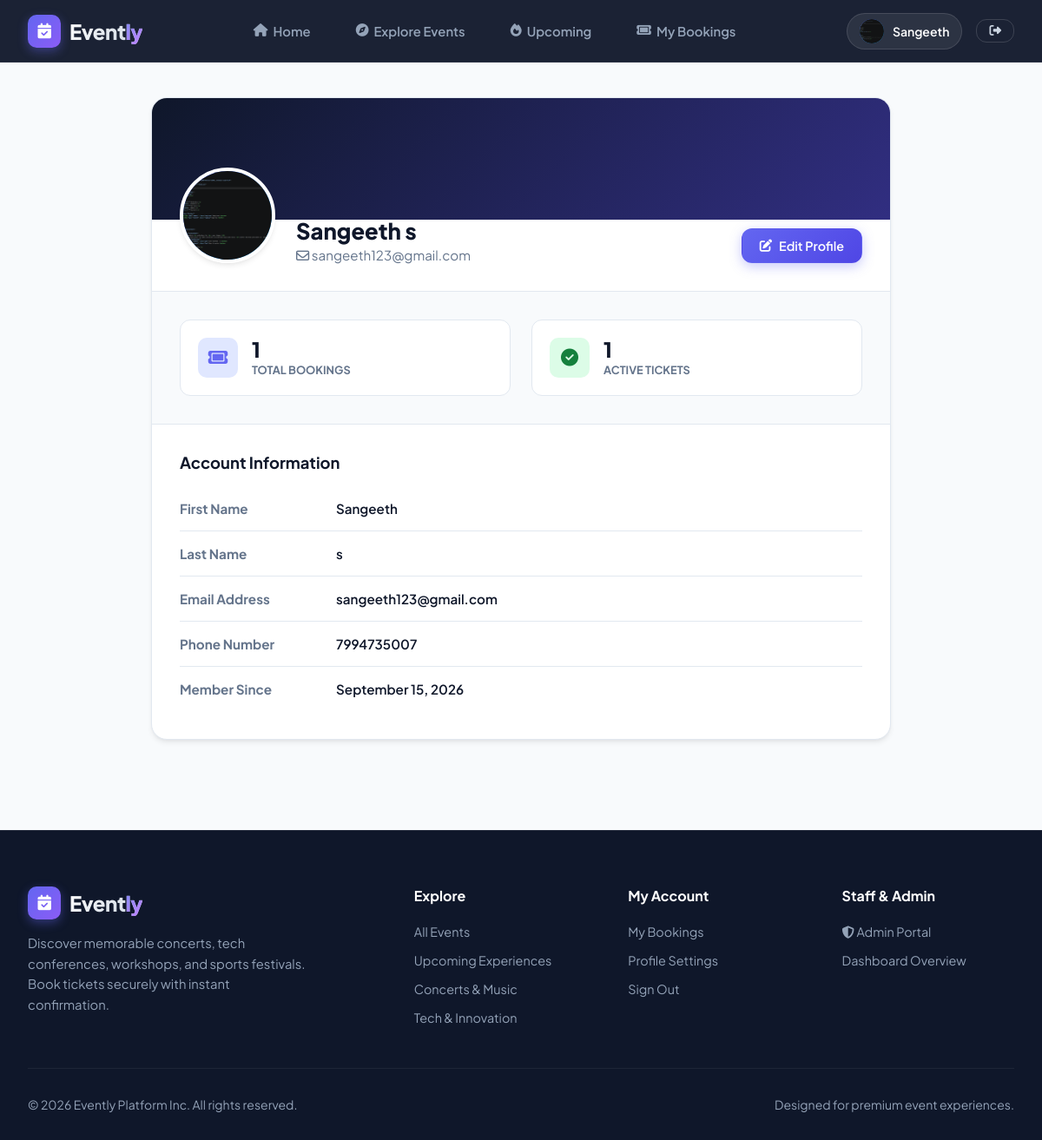
Screenshot of /profile/ (signed in) with the database file from the repository.
### customer/models.py (models this page shows)
class UserProfile(models.Model):
    user=models.OneToOneField(User,on_delete=models.CASCADE)
    phone=models.CharField(max_length=15,blank=True)
    profile_picture=models.ImageField(upload_to='profile_pictures/',blank=True,null=True)

### customer/views.py (the view)
# urls.py: path('profile/', views.profile, name='profile'),
@login_required
def profile(request):
    user = request.user
    user_profile, _ = UserProfile.objects.get_or_create(user=user)
    bookings_count = Booking.objects.filter(user=user).count()
    active_bookings_count = Booking.objects.filter(user=user, status='Confirmed').count()
    return render(
        request,
        'profile.html',
        {
            'user': user,
            'profile': user_profile,
            'bookings_count': bookings_count,
            'active_bookings_count': active_bookings_count,
        }
    )

### customer/templates/profile.html (shortened to what this page needs)
{% extends 'base.html' %}
{% block content %}
<div class="profile-container">
    <div class="profile-card">
        <div class="profile-cover"></div>
        <div class="profile-header-content">
            <div class="profile-avatar-wrapper">
                {% if profile.profile_picture %}
                    <img src="{{ profile.profile_picture.url }}" alt="{{ user.first_name }}" class="profile-avatar-lg">
                {% else %}
                    <div class="profile-avatar-lg">{{ user.first_name|default:user.username|make_list|first|upper }}</div>
                {% endif %}
                <div class="profile-name-block">
                    <h2>{{ user.first_name }} {{ user.last_name }}</h2>
                    <p><i class="fa-regular fa-envelope"></i> {{ user.email }}</p>
                </div>
            </div>
            <a href="{% url 'edit_profile' %}" class="btn btn-primary">
                <i class="fa-solid fa-pen-to-square"></i> Edit Profile
            </a>
        </div>
        <div class="profile-stats-grid">
            <div class="stat-box">
                <div class="stat-icon"><i class="fa-solid fa-ticket"></i></div>
                <div class="stat-info">
                    <div class="count">{{ bookings_count }}</div>
                    <div class="label">Total Bookings</div>
                </div>
            </div>
            <div class="stat-box">
                <div class="stat-icon" style="background: #dcfce7; color: #15803d;"><i class="fa-solid fa-circle-check"></i></div>
                <div class="stat-info">
                    <div class="count">{{ active_bookings_count }}</div>
                    <div class="label">Active Tickets</div>
                </div>
            </div>
        </div>
        <div class="profile-details-section">
            <h3 style="font-size: 1.15rem; font-weight: 700; margin-bottom: 1rem; color: var(--dark);">Account Information</h3>
            <div class="detail-row">
                <div class="detail-label">First Name</div>
                <div class="detail-val">{{ user.first_name|default:"Not specified" }}</div>
            </div>
            <div class="detail-row">
                <div class="detail-label">Last Name</div>
                <div class="detail-val">{{ user.last_name|default:"Not specified" }}</div>
            </div>
            <div class="detail-row">
                <div class="detail-label">Email Address</div>
                <div class="detail-val">{{ user.email }}</div>
            </div>
            <div class="detail-row">
                <div class="detail-label">Phone Number</div>
                <div class="detail-val">{{ profile.phone|default:"Not specified" }}</div>
            </div>
            <div class="detail-row">
                <div class="detail-label">Member Since</div>
                <div class="detail-val">{{ user.date_joined|date:"F d, Y" }}</div>
            </div>
        </div>
    </div>
</div>
{% endblock %}

### customer/templates/base.html (shortened to what this page needs)
<!DOCTYPE html>
<html lang="en">
<head>
    <link rel="stylesheet" href="https://cdnjs.cloudflare.com/ajax/libs/font-awesome/6.5.1/css/all.min.css">
</head>
<body>
    <header class="navbar">
        <div class="nav-container">
            <a href="{% url 'home' %}" class="brand-logo">
                <div class="logo-icon"><i class="fa-solid fa-calendar-check"></i></div>
                <span>Event<span class="accent">ly</span></span>
            </a>
            <ul class="nav-menu">
                <li><a href="{% url 'home' %}" class="nav-link"><i class="fa-solid fa-house"></i> Home</a></li>
                <li><a href="{% url 'events' %}" class="nav-link"><i class="fa-solid fa-compass"></i> Explore Events</a></li>
                <li><a href="{% url 'upcoming_events' %}" class="nav-link"><i class="fa-solid fa-fire"></i> Upcoming</a></li>
                {% if user.is_authenticated %}
                    <li><a href="{% url 'my_bookings' %}" class="nav-link"><i class="fa-solid fa-ticket"></i> My Bookings</a></li>
                {% endif %}
            </ul>
            <div class="nav-actions">
                {% if user.is_authenticated %}
                    <a href="{% url 'profile' %}" class="user-dropdown-btn">
                        {% if user.userprofile.profile_picture %}
                            <img src="{{ user.userprofile.profile_picture.url }}" alt="{{ user.first_name }}" class="user-avatar-sm">
                        {% else %}
                            <div class="user-avatar-sm">{{ user.first_name|default:user.username|make_list|first|upper }}</div>
                        {% endif %}
                        <span>{{ user.first_name|default:user.username }}</span>
                    </a>
                    <a href="{% url 'logout' %}" class="btn btn-outline" style="padding: 6px 14px; font-size: 0.85rem;" title="Logout">
                        <i class="fa-solid fa-right-from-bracket"></i>
                    </a>
                {% else %}
                    <a href="{% url 'login' %}" class="btn btn-outline">Sign In</a>
                    <a href="{% url 'register' %}" class="btn btn-primary">Sign Up</a>
                {% endif %}
            </div>
        </div>
    </header>
    <main>
        {% block content %}{% endblock %}
    </main>
    <footer>
        <div class="footer-container">
            <div class="footer-brand">
                <a href="{% url 'home' %}" class="brand-logo">
                    <div class="logo-icon"><i class="fa-solid fa-calendar-check"></i></div>
                    <span>Event<span class="accent">ly</span></span>
                </a>
                <p>Discover memorable concerts, tech conferences, workshops, and sports festivals. Book tickets securely with instant confirmation.</p>
            </div>
            <div class="footer-col">
                <h4>Explore</h4>
                <ul class="footer-links">
                    <li><a href="{% url 'events' %}">All Events</a></li>
                    <li><a href="{% url 'upcoming_events' %}">Upcoming Experiences</a></li>
                    <li><a href="{% url 'events' %}?category=Music">Concerts & Music</a></li>
                    <li><a href="{% url 'events' %}?category=Tech">Tech & Innovation</a></li>
                </ul>
            </div>
            <div class="footer-col">
                <h4>My Account</h4>
                <ul class="footer-links">
                    {% if user.is_authenticated %}
                        <li><a href="{% url 'my_bookings' %}">My Bookings</a></li>
                        <li><a href="{% url 'profile' %}">Profile Settings</a></li>
                        <li><a href="{% url 'logout' %}">Sign Out</a></li>
                    {% else %}
                        <li><a href="{% url 'login' %}">Sign In</a></li>
                        <li><a href="{% url 'register' %}">Create Account</a></li>
                    {% endif %}
                </ul>
            </div>
            <div class="footer-col">
                <h4>Staff & Admin</h4>
                <ul class="footer-links">
                    <li><a href="{% url 'admin_login' %}"><i class="fa-solid fa-shield-halved"></i> Admin Portal</a></li>
                    <li><a href="{% url 'admin_dashboard' %}">Dashboard Overview</a></li>
                </ul>
            </div>
        </div>
        <div class="footer-bottom">
            <p>&copy; 2026 Evently Platform Inc. All rights reserved.</p>
            <p>Designed for premium event experiences.</p>
        </div>
    </footer>
</body>
</html>

### customer/templates/profile.html (style rules this page uses)
.profile-container { max-width: 900px; margin: 2.5rem auto; padding: 0 1.5rem; }
.profile-card { background: white; border-radius: var(--radius-lg); border: 1px solid var(--border); box-shadow: var(--shadow-md); overflow: hidden; }
.profile-cover { height: 140px; background: linear-gradient(135deg, #0f172a 0%, #312e81 100%); }
.profile-header-content { padding: 0 2rem 2rem; position: relative; display: flex; align-items: flex-end; justify-content: space-between; margin-top: -60px; flex-wrap: wrap; gap: 1.5rem; }
.profile-avatar-wrapper { display: flex; align-items: flex-end; gap: 1.5rem; }
.profile-avatar-lg { width: 110px; height: 110px; border-radius: 50%; border: 4px solid white; background: linear-gradient(135deg, var(--primary), var(--secondary)); box-shadow: var(--shadow-md); display: flex; align-items: center; justify-content: center; color: white; font-size: 2.5rem; font-weight: 800; object-fit: cover; }
.profile-name-block h2 { font-size: 1.6rem; font-weight: 800; color: var(--dark); }
.profile-name-block p { color: var(--text-muted); font-size: 0.95rem; margin-top: 2px; }
.profile-stats-grid { display: grid; grid-template-columns: repeat(2, 1fr); gap: 1.5rem; padding: 2rem; border-top: 1px solid var(--border); border-bottom: 1px solid var(--border); background: #f8fafc; }
.stat-box { background: white; padding: 1.25rem; border-radius: var(--radius-md); border: 1px solid var(--border); display: flex; align-items: center; gap: 1rem; }
.stat-icon { width: 46px; height: 46px; border-radius: 10px; background: var(--primary-light); color: var(--primary); display: flex; align-items: center; justify-content: center; font-size: 1.25rem; }
.stat-info .count { font-size: 1.5rem; font-weight: 800; color: var(--dark); line-height: 1; }
.stat-info .label { font-size: 0.8rem; color: var(--text-muted); text-transform: uppercase; font-weight: 700; margin-top: 4px; }
.profile-details-section { padding: 2rem; }
.detail-row { display: grid; grid-template-columns: 180px 1fr; padding: 1rem 0; border-bottom: 1px solid var(--border); font-size: 0.95rem; }
.detail-row:last-child { border-bottom: none; }
.detail-label { font-weight: 700; color: var(--text-muted); }
.detail-val { color: var(--dark); font-weight: 600; }

### rows the page displays
UserProfile: profile_picture (picture), phone "7994735007"

### other values shown
{{ user.first_name|default:user.username }} "Sangeeth"
{{ user.first_name }} "Sangeeth"
{{ user.last_name }} "s"
{{ user.email }} "sangeeth123@gmail.com"
{{ bookings_count }} "1"
{{ active_bookings_count }} "1"
{{ user.first_name|default:"Not specified" }} "Sangeeth"
{{ user.last_name|default:"Not specified" }} "s"
{{ user.date_joined|date:"F d, Y" }} "September 15, 2026"
